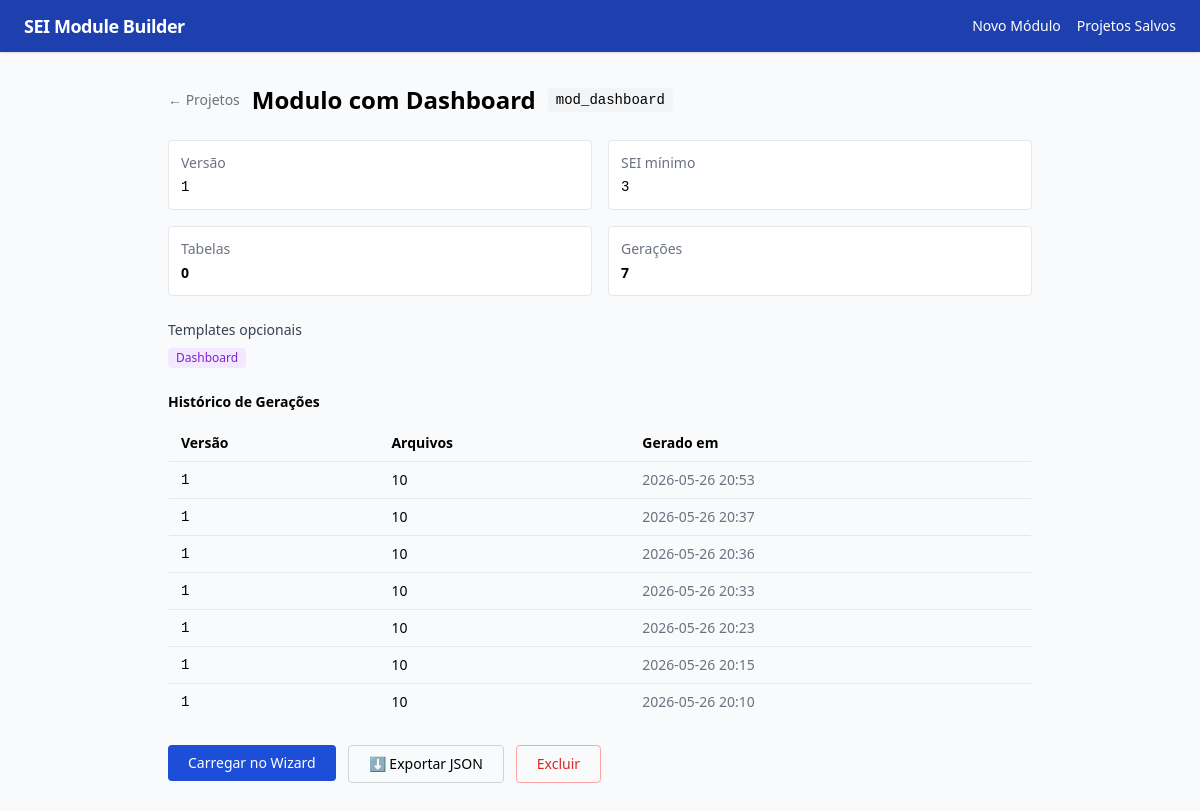
The app's page /projetos/3 with its own data.
### tables this page shows
CREATE TABLE projetos (
    id           INTEGER PRIMARY KEY AUTOINCREMENT,
    slug         TEXT NOT NULL,
    nome         TEXT NOT NULL,
    definicao    TEXT NOT NULL,   -- JSON completo de ModuloDefinicao
    criado_em    TEXT NOT NULL,
    atualizado_em TEXT NOT NULL
);

CREATE TABLE geracoes (
    id           INTEGER PRIMARY KEY AUTOINCREMENT,
    projeto_id   INTEGER NOT NULL REFERENCES projetos(id) ON DELETE CASCADE,
    versao       TEXT NOT NULL,
    arquivos     INTEGER NOT NULL DEFAULT 0,
    gerado_em    TEXT NOT NULL
);

### main.py (the view)
@app.get("/projetos/{projeto_id}", response_class=HTMLResponse)
async def projeto_detalhe(request: Request, projeto_id: int):
    projeto = carregar_projeto(projeto_id)
    if not projeto:
        flash(request, "Projeto nÃƒÂƒÃ‚Â£o encontrado.")
        return RedirectResponse("/projetos", status_code=303)
    return templates.TemplateResponse(request, "projetos/detalhe.html", context={
        "flashes": get_flashes(request), "projeto": projeto,
    })

### templates/projetos/detalhe.html (shortened to what this page needs)
{% extends "base.html" %}
{% block content %}
<div class="flex items-center gap-3 mb-6">
  <a href="/projetos" class="text-gray-500 hover:text-gray-700 text-sm">← Projetos</a>
  <h1 class="text-2xl font-bold">{{ projeto.nome }}</h1>
  <code class="bg-gray-100 text-sm px-2 py-0.5 rounded">{{ projeto.slug }}</code>
</div>
<div class="grid grid-cols-2 gap-4 mb-6 text-sm">
  <div class="bg-white border rounded p-3">
    <p class="text-gray-500 mb-1">Versão</p>
    <p class="font-mono">{{ projeto.definicao.versao }}</p>
  </div>
  <div class="bg-white border rounded p-3">
    <p class="text-gray-500 mb-1">SEI mínimo</p>
    <p class="font-mono">{{ projeto.definicao.sei_versao_min }}</p>
  </div>
  <div class="bg-white border rounded p-3">
    <p class="text-gray-500 mb-1">Tabelas</p>
    <p class="font-bold">{{ projeto.definicao.tabelas | length }}</p>
  </div>
  <div class="bg-white border rounded p-3">
    <p class="text-gray-500 mb-1">Gerações</p>
    <p class="font-bold">{{ projeto.geracoes | length }}</p>
  </div>
</div>
{% if projeto.definicao.extras %}
<div class="mb-6">
  <p class="text-sm font-medium text-gray-700 mb-2">Templates opcionais</p>
  <div class="flex gap-2 flex-wrap">
    {% set badges = {
      "workflow":   ("Workflow",    "bg-blue-100 text-blue-700"),
      "exportacao": ("Exportação",  "bg-green-100 text-green-700"),
      "dashboard":  ("Dashboard",   "bg-purple-100 text-purple-700"),
      "job":        ("Job",         "bg-orange-100 text-orange-700"),
      "sip":        ("SIP Avançado","bg-red-100 text-red-700")
    } %}
    {% for extra in projeto.definicao.extras %}
    {% set label, cls = badges.get(extra, (extra, "bg-gray-100 text-gray-700")) %}
    <span class="px-2 py-0.5 rounded text-xs font-medium {{ cls }}">{{ label }}</span>
    {% endfor %}
  </div>
</div>
{% endif %}
{% if projeto.geracoes %}
<h2 class="font-semibold mb-3 text-sm">Histórico de Gerações</h2>
<table class="w-full text-sm border rounded overflow-hidden mb-6">
  <thead class="bg-gray-50">
    <tr>
      <th class="text-left px-3 py-2">Versão</th>
      <th class="text-left px-3 py-2">Arquivos</th>
      <th class="text-left px-3 py-2">Gerado em</th>
    </tr>
  </thead>
  <tbody>
    {% for g in projeto.geracoes %}
    <tr class="border-t">
      <td class="px-3 py-2 font-mono">{{ g.versao }}</td>
      <td class="px-3 py-2">{{ g.arquivos }}</td>
      <td class="px-3 py-2 text-gray-500">{{ g.gerado_em[:16].replace("T"," ") }}</td>
    </tr>
    {% endfor %}
  </tbody>
</table>
{% endif %}
<div class="flex gap-3 flex-wrap">
  <form method="POST" action="/projetos/{{ projeto.id }}/carregar">
    <button class="bg-blue-700 text-white px-5 py-2 rounded hover:bg-blue-800 text-sm">
      Carregar no Wizard
    </button>
  </form>
  <a href="/projetos/{{ projeto.id }}/exportar"
     class="border border-gray-300 px-5 py-2 rounded text-sm hover:bg-gray-50 flex items-center gap-1">
    ⬇ Exportar JSON
  </a>
  <form method="POST" action="/projetos/{{ projeto.id }}/excluir"
        onsubmit="return confirm('Excluir este projeto?')">
    <button class="border border-red-300 text-red-600 px-5 py-2 rounded hover:bg-red-50 text-sm">
      Excluir
    </button>
  </form>
</div>
{% endblock %}

### records on screen
projetos: nome "Modulo com Dashboard", slug "mod_dashboard"
geracoes: versao "1", arquivos "10", gerado_em "2026-05-26 20:53"
geracoes: versao "1", arquivos "10", gerado_em "2026-05-26 20:37"
geracoes: versao "1", arquivos "10", gerado_em "2026-05-26 20:36"
geracoes: versao "1", arquivos "10", gerado_em "2026-05-26 20:33"
geracoes: versao "1", arquivos "10", gerado_em "2026-05-26 20:23"
geracoes: versao "1", arquivos "10", gerado_em "2026-05-26 20:15"
geracoes: versao "1", arquivos "10", gerado_em "2026-05-26 20:10"

### other values on screen
{{ projeto.definicao.versao }} "1"
{{ projeto.definicao.sei_versao_min }} "3"
{{ projeto.definicao.tabelas | length }} "0"
{{ projeto.geracoes | length }} "7"
{{ label }} "Dashboard"
